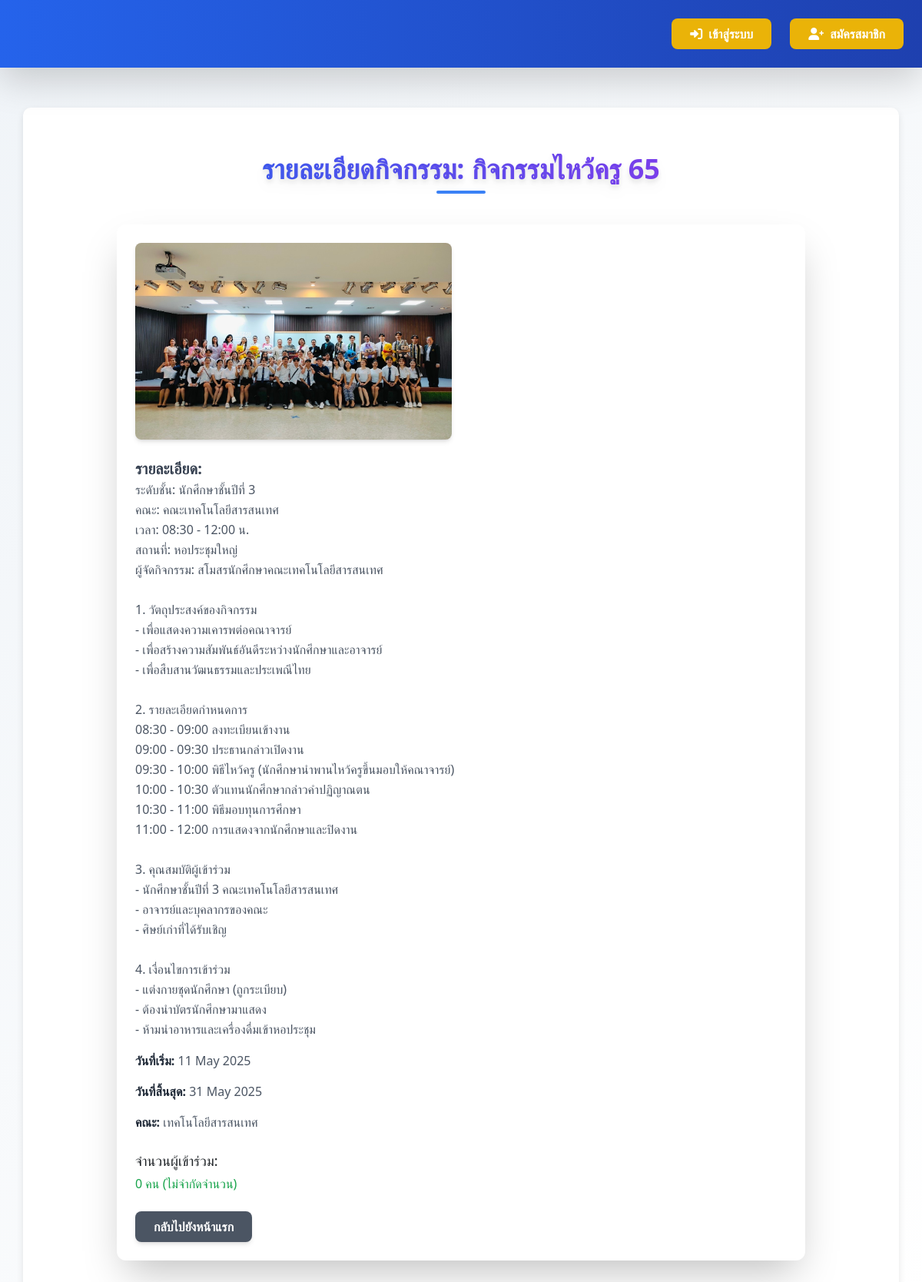
The page /activity/9/info/ on the database its author committed.
### myapp/models.py (models this page shows, shortened)
class ActivityImage(models.Model):
    activity = models.ForeignKey(
        'Activity',  # ใช้ 'Activity' ในการอ้างอิงโมเดล Activity
        on_delete=models.CASCADE,
        related_name='images',  # ใช้ related_name เพื่อเข้าถึงรูปภาพของกิจกรรมได้ง่าย
        verbose_name='กิจกรรม'  # กิจกรรมที่มีรูปภาพ
    )
    image = models.ImageField(
        upload_to='activity_images/',
        verbose_name='รูปภาพ'  # อัปโหลดไปที่โฟลเดอร์ activity_images/
    )
    class Meta:
        verbose_name = 'รูปภาพกิจกรรม'
        verbose_name_plural = 'รูปภาพทั้งหมด'

class Activity(models.Model):
    name = models.CharField(
        max_length=255,
        verbose_name='ชื่อกิจกรรม'
    )
    description = models.TextField(
        verbose_name='รายละเอียดกิจกรรม'
    )
    start_date = models.DateField(
        verbose_name='วันที่เริ่มจัดกิจกรรม',
        default=datetime.date.today
    )
    end_date = models.DateField(
        verbose_name='วันที่สิ้นสุดกิจกรรม',
        null=True,  # ยอมให้เป็น NULL
        blank=True  # สามารถทิ้งว่างได้ในฟอร์ม
    )
    created_by = models.ForeignKey(
        CustomUser,
        on_delete=models.CASCADE,
        verbose_name='ผู้สร้างกิจกรรม'
    )
    FACULTY_CHOICES = [
        ('all', 'ทุกคนเข้าร่วมได้'),
        ('CS', 'วิทยาการคอมพิวเตอร์'),
        ('CCS', 'วิทยาศาสตร์เครื่องสำอาง'),
        ('OHS', 'อาชีวอนามัยและความปลอดภัย'),
        ('EHS', 'อนามัยสิ่งแวดล้อมและสาธารณภัย'),
        ('MS', 'วิทยาศาสตร์การแพทย์'),
        ('GS', 'วิทยาศาสตร์ทั่วไป'),
        ('IT', 'เทคโนโลยีสารสนเทศ'),
        ('BIB', 'อุตสาหกรรมชีวภาพเพื่อธุรกิจ'),
        ('CYB', 'ความมั่นคงปลอดภัยไซเบอร์'),
    ]
    faculty = models.CharField(
        max_length=10,
        choices=FACULTY_CHOICES,
        default='all',
        verbose_name='คณะที่จัดกิจกรรม'
    )
    max_participants = models.IntegerField(
        default=0,  # เปลี่ยนจาก 30 เป็น 0 ซึ่งหมายถึงไม่จำกัด
        verbose_name='จำนวนผู้เข้าร่วมสูงสุด',
        help_text='กำหนดเป็น 0 หากไม่ต้องการจำกัดจำนวนผู้เข้าร่วม'
    )
    def get_current_participants(self):
        return self.participation_set.filter(status='approved').count()
    def is_full(self):
        if self.max_participants == 0:  # ถ้าเป็น 0 แสดงว่าไม่จำกัด
            return False
        return self.get_current_participants() >= self.max_participants
    class Meta:
        verbose_name = 'กิจกรรม'
        verbose_name_plural = 'กิจกรรมทั้งหมด'

### myapp/views.py (the view, shortened to what this page needs)
# urls.py: path('activity/<int:activity_id>/', views.activity_info, name='activity_info'),  # เส้นทางไปยัง activity_info
def activity_info(request, activity_id):
    activity = get_object_or_404(Activity, id=activity_id)
    participation = None
    status = None
    status_color = ''
    current_participants = activity.get_current_participants()
    can_edit = request.user.is_authenticated and (request.user.is_staff or request.user.is_superuser)
    return render(request, 'activity_info.html', {
        'activity': activity,
        'participation': participation,
        'status': status,
        'status_color': status_color,
        'current_participants': current_participants,
        'can_edit': can_edit,
        'is_full': activity.is_full(),
        'max_participants': activity.max_participants
    })

### templates/activity_info.html (shortened to what this page needs)
{% extends 'base.html' %}
{% load static %}
{% block content %}
<div class="container mx-auto px-6 py-10">
  <div class="text-center mb-10">
    <h1 class="text-4xl font-bold text-gray-800 bg-gradient-to-r from-blue-600 to-purple-600 bg-clip-text text-transparent drop-shadow-lg">
    </h1>
    <div class="mt-2 w-16 h-1 bg-blue-500 mx-auto rounded-full"></div>
  </div>
  <div class="bg-white {{ status_color }} rounded-xl shadow-2xl p-6 max-w-4xl mx-auto transform hover:scale-105 transition duration-300">
    {% if activity.images.all %}
      <div class="grid grid-cols-1 md:grid-cols-2 gap-4 mb-6">
        {% for image in activity.images.all %}
          <img src="{{ image.image.url }}" alt="รูปกิจกรรม" class="w-full h-64 object-cover rounded-lg shadow-md hover:shadow-lg transition duration-300">
        {% endfor %}
      </div>
    {% else %}
      <p class="text-red-500 text-center mb-6">ไม่มีรูปภาพ</p>
    {% endif %}
    <div class="space-y-4">
      <div>
        <h2 class="text-xl font-semibold text-gray-700">รายละเอียด:</h2>
        <div class="text-gray-600 whitespace-pre-line leading-relaxed">{{ activity.description|safe }}</div>
      </div>
      <p class="text-gray-600"><strong class="text-gray-800">วันที่เริ่ม:</strong> {{ activity.start_date }}</p>
      <p class="text-gray-600"><strong class="text-gray-800">วันที่สิ้นสุด:</strong> {{ activity.end_date }}</p>
      <p class="text-gray-600"><strong class="text-gray-800">คณะ:</strong> {{ activity.get_faculty_display }}</p>
    </div>
    <div class="mt-4">
      <h3 class="font-medium text-lg">จำนวนผู้เข้าร่วม:</h3>
      <p class="mt-1 mb-2">
          {% if activity.max_participants == 0 %}
              <span class="text-green-600">{{ current_participants }} คน (ไม่จำกัดจำนวน)</span>
          {% else %}
              <span class="{% if is_full %}text-red-600{% elif current_participants >= activity.max_participants|divisibleby:2 %}text-yellow-600{% else %}text-green-600{% endif %}">
                  {{ current_participants }} / {{ activity.max_participants }} คน
                  {% if is_full %}<strong>(เต็มแล้ว)</strong>{% endif %}
              </span>
          {% endif %}
      </p>
    </div>
    <div class="mt-6 flex flex-col sm:flex-row gap-4">
        {% if user.is_authenticated and not participation %}
            <form id="joinForm" method="post" action="{% url 'join_activity' activity.id %}" class="w-full sm:w-auto">
                {% csrf_token %}
                <button type="submit" class="w-full sm:w-auto bg-green-600 hover:bg-green-700 text-white font-semibold py-2 px-6 rounded-lg shadow-md transition duration-200">
                    เข้าร่วมกิจกรรม
                </button>
            </form>
        {% else %}
            <a href="{% url 'home' %}" class="w-full sm:w-auto bg-gray-600 hover:bg-gray-700 text-white font-semibold py-2 px-6 rounded-lg shadow-md transition duration-200 text-center">
                กลับไปยังหน้าแรก
            </a>
        {% endif %}
    </div>
{% endblock %}

### templates/base.html (style rules this page uses)
body { margin: 0; padding-top: 60px; min-height: 100vh; background: linear-gradient(135deg, #f0f4f8, #ffffff); overflow-x: hidden; position: relative; }

### rows shown on the page
ActivityImage: image (picture)
Activity: description "ระดับชั้น: นักศึกษาชั้นปีที่ 3 คณะ: คณะเทคโนโลยีสารสนเทศ เวลา: 08:30 - 12:00 น. สถานที่: หอประชุมใหญ่ ผู้จัดกิจกรรม: สโมสรนักศึกษาคณะเทคโนโลยีสารสนเทศ 1. วัตถุประสงค์ของกิจกรรม - เพื่อแสดงความเคารพต่อคณาจารย์ - เพื่อสร้างความสัมพันธ์อันดีระหว่างนักศึกษาและอาจารย์ - เพื่อสืบสานวัฒนธรรมและประเพณีไทย 2. รายละเอียดกำหนดการ 08:30 - 09:00 ลงทะเบียนเข้างาน 09:00 - 09:30 ประธานกล่าวเปิดงาน 09:30 - 10:00 พิธีไหว้ครู (นักศึกษานำพานไหว้ครูขึ้นมอบให้คณาจารย์) 10:00 - 10:30 ตัวแทนนักศึกษากล่าวคำปฏิญาณตน 10:30 - 11:00 พิธีมอบทุนการศึกษา 11:00 - 12:00 การแสดงจากนักศึกษาและปิดงาน 3. คุณสมบัติผู้เข้าร่วม - นักศึกษาชั้นปีที่ 3 คณะเทคโนโลยีสารสนเทศ - อาจารย์และบุคลากรของคณะ - ศิษย์เก่าที่ได้รับเชิญ 4.…", start_date "11 May 2025", end_date "31 May 2025", faculty "เทคโนโลยีสารสนเทศ"

### other values the page prints
{{ current_participants }} "0"
